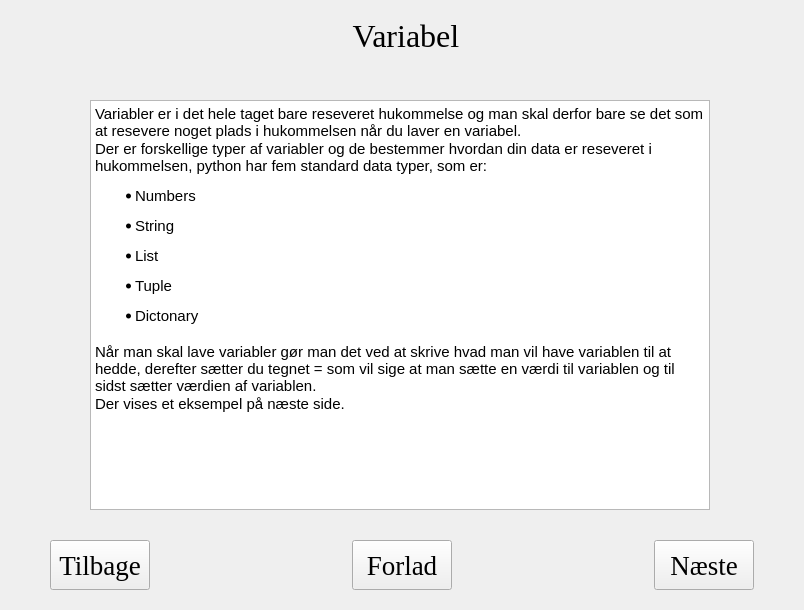
<?xml version="1.0" encoding="UTF-8"?>
<ui version="4.0">
 <class>Variabel</class>
 <widget class="QWidget" name="Variabel">
  <property name="geometry">
   <rect>
    <x>0</x>
    <y>0</y>
    <width>804</width>
    <height>610</height>
   </rect>
  </property>
  <property name="windowTitle">
   <string>Form</string>
  </property>
  <widget class="QLabel" name="label">
   <property name="geometry">
    <rect>
     <x>230</x>
     <y>10</y>
     <width>360</width>
     <height>51</height>
    </rect>
   </property>
   <property name="font">
    <font>
     <family>Times New Roman</family>
     <pointsize>24</pointsize>
    </font>
   </property>
   <property name="text">
    <string>Variabel </string>
   </property>
   <property name="alignment">
    <set>Qt::AlignCenter</set>
   </property>
  </widget>
  <widget class="QTextBrowser" name="textBrowser">
   <property name="geometry">
    <rect>
     <x>90</x>
     <y>100</y>
     <width>620</width>
     <height>410</height>
    </rect>
   </property>
   <property name="html">
    <string>&lt;!DOCTYPE HTML PUBLIC &quot;-//W3C//DTD HTML 4.0//EN&quot; &quot;http://www.w3.org/TR/REC-html40/strict.dtd&quot;&gt;
&lt;html&gt;&lt;head&gt;&lt;meta name=&quot;qrichtext&quot; content=&quot;1&quot; /&gt;&lt;style type=&quot;text/css&quot;&gt;
p, li { white-space: pre-wrap; }
&lt;/style&gt;&lt;/head&gt;&lt;body style=&quot; font-family:'MS Shell Dlg 2'; font-size:7.8pt; font-weight:400; font-style:normal;&quot;&gt;
&lt;p style=&quot; margin-top:0px; margin-bottom:0px; margin-left:0px; margin-right:0px; -qt-block-indent:0; text-indent:0px;&quot;&gt;&lt;span style=&quot; font-size:11pt;&quot;&gt;Variabler er i det hele taget bare reseveret hukommelse og man skal derfor bare se det som at resevere noget plads i hukommelsen når du laver en variabel.&lt;/span&gt;&lt;/p&gt;
&lt;p style=&quot; margin-top:0px; margin-bottom:0px; margin-left:0px; margin-right:0px; -qt-block-indent:0; text-indent:0px;&quot;&gt;&lt;span style=&quot; font-size:11pt;&quot;&gt;Der er forskellige typer af variabler og de bestemmer hvordan din data er reseveret i hukommelsen, python har fem standard data typer, som er: &lt;/span&gt;&lt;/p&gt;
&lt;ul style=&quot;margin-top: 0px; margin-bottom: 0px; margin-left: 0px; margin-right: 0px; -qt-list-indent: 1;&quot;&gt;&lt;li style=&quot; font-size:11pt;&quot; style=&quot; margin-top:12px; margin-bottom:0px; margin-left:0px; margin-right:0px; -qt-block-indent:0; text-indent:0px;&quot;&gt;Numbers &lt;/li&gt;
&lt;li style=&quot; font-size:11pt;&quot; style=&quot; margin-top:12px; margin-bottom:0px; margin-left:0px; margin-right:0px; -qt-block-indent:0; text-indent:0px;&quot;&gt;String&lt;/li&gt;
&lt;li style=&quot; font-size:11pt;&quot; style=&quot; margin-top:12px; margin-bottom:0px; margin-left:0px; margin-right:0px; -qt-block-indent:0; text-indent:0px;&quot;&gt;List&lt;/li&gt;
&lt;li style=&quot; font-size:11pt;&quot; style=&quot; margin-top:12px; margin-bottom:0px; margin-left:0px; margin-right:0px; -qt-block-indent:0; text-indent:0px;&quot;&gt;Tuple&lt;/li&gt;
&lt;li style=&quot; font-size:11pt;&quot; style=&quot; margin-top:12px; margin-bottom:0px; margin-left:0px; margin-right:0px; -qt-block-indent:0; text-indent:0px;&quot;&gt;Dictonary &lt;/li&gt;&lt;/ul&gt;
&lt;p style=&quot;-qt-paragraph-type:empty; margin-top:0px; margin-bottom:0px; margin-left:0px; margin-right:0px; -qt-block-indent:0; text-indent:0px; font-size:11pt;&quot;&gt;&lt;br /&gt;&lt;/p&gt;
&lt;p style=&quot; margin-top:0px; margin-bottom:0px; margin-left:0px; margin-right:0px; -qt-block-indent:0; text-indent:0px;&quot;&gt;&lt;span style=&quot; font-size:11pt;&quot;&gt;Når man skal lave variabler gør man det ved at skrive hvad man vil have variablen til at hedde, derefter sætter du tegnet = som vil sige at man sætte en værdi til variablen og til sidst sætter værdien af variablen.&lt;/span&gt;&lt;/p&gt;
&lt;p style=&quot; margin-top:0px; margin-bottom:0px; margin-left:0px; margin-right:0px; -qt-block-indent:0; text-indent:0px;&quot;&gt;&lt;span style=&quot; font-size:11pt;&quot;&gt;Der vises et eksempel på næste side.&lt;/span&gt;&lt;/p&gt;&lt;/body&gt;&lt;/html&gt;</string>
   </property>
  </widget>
  <widget class="QPushButton" name="btnForlad">
   <property name="geometry">
    <rect>
     <x>352</x>
     <y>540</y>
     <width>100</width>
     <height>50</height>
    </rect>
   </property>
   <property name="font">
    <font>
     <family>Times New Roman</family>
     <pointsize>20</pointsize>
    </font>
   </property>
   <property name="text">
    <string>Forlad</string>
   </property>
  </widget>
  <widget class="QPushButton" name="btnNst">
   <property name="geometry">
    <rect>
     <x>654</x>
     <y>540</y>
     <width>100</width>
     <height>50</height>
    </rect>
   </property>
   <property name="font">
    <font>
     <family>Times New Roman</family>
     <pointsize>20</pointsize>
    </font>
   </property>
   <property name="text">
    <string>Næste</string>
   </property>
  </widget>
  <widget class="QPushButton" name="btnTilbage">
   <property name="geometry">
    <rect>
     <x>50</x>
     <y>540</y>
     <width>100</width>
     <height>50</height>
    </rect>
   </property>
   <property name="font">
    <font>
     <family>Times New Roman</family>
     <pointsize>20</pointsize>
    </font>
   </property>
   <property name="text">
    <string>Tilbage</string>
   </property>
  </widget>
 </widget>
 <resources/>
 <connections/>
</ui>
